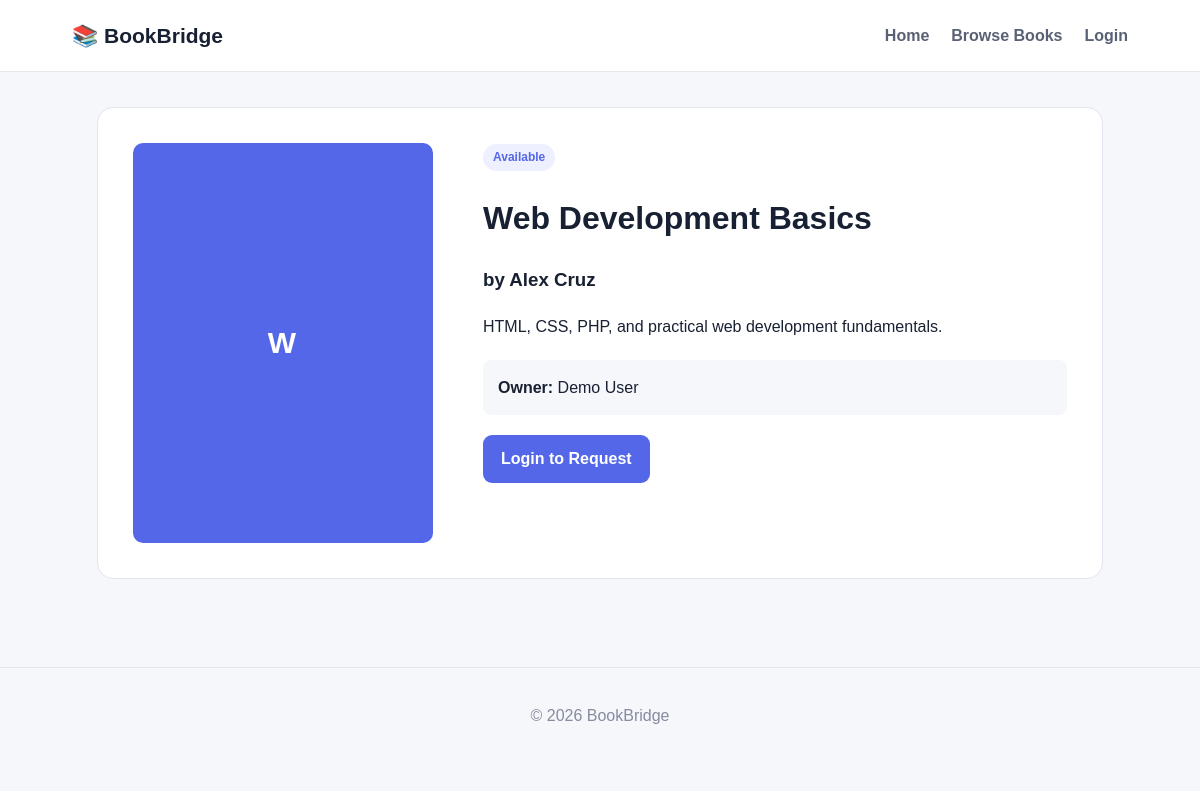
Screenshot of /book-details.php?id=3 with the database file from the repository.
### tables this page shows
CREATE TABLE books (
 id INT AUTO_INCREMENT PRIMARY KEY,
 owner_id INT NOT NULL,
 title VARCHAR(200) NOT NULL,
 author VARCHAR(150) NOT NULL,
 description TEXT,
 status ENUM('Available','Borrowed') DEFAULT 'Available',
 moderation_status ENUM('Pending','Approved','Rejected') NOT NULL DEFAULT 'Pending',
 created_at TIMESTAMP DEFAULT CURRENT_TIMESTAMP,
 FOREIGN KEY(owner_id) REFERENCES users(id) ON DELETE CASCADE
);

CREATE TABLE users (
 id INT AUTO_INCREMENT PRIMARY KEY,
 name VARCHAR(100) NOT NULL,
 email VARCHAR(150) NOT NULL UNIQUE,
 password VARCHAR(255) NOT NULL,
 role ENUM('user','admin') NOT NULL DEFAULT 'user',
 created_at TIMESTAMP DEFAULT CURRENT_TIMESTAMP
);

### book-details.php (the view, shortened to what this page needs)
<?php
session_start(); require_once "config.php";
$id=(int)($_GET['id']??0);
$stmt=$conn->prepare("SELECT b.*,u.name owner_name,u.email owner_email FROM books b JOIN users u ON b.owner_id=u.id WHERE b.id=?");
$stmt->bind_param("i",$id);$stmt->execute();$book=$stmt->get_result()->fetch_assoc();
?>
<!DOCTYPE html><html><head><meta charset="UTF-8"><meta name="viewport" content="width=device-width,initial-scale=1"><title>Book Details</title><link rel="stylesheet" href="css/style.css"></head>
<body><header class="navbar"><a class="brand" href="index.php">📚 BookBridge</a><nav><a href="index.php">Home</a><a href="books.php">Browse Books</a><?php if(isset($_SESSION['user_id'])):?><a href="post-book.php">Post a Book</a><a href="requests.php">Requests</a><a href="profile.php">Profile</a><a class="btn small" href="logout.php">Logout</a><?php else:?><a href="login.php">Login</a><?php endif;?></nav></header>
<main class="container page"><div class="detail"><div class="detail-cover"><?=htmlspecialchars(strtoupper(substr($book['title'],0,1)))?></div><div><span class="badge"><?=htmlspecialchars($book['status'])?></span><?php if($book['moderation_status']!=='Approved'):?><p class="alert">Listing review status: <?=htmlspecialchars($book['moderation_status'])?></p><?php endif;?><h1><?=htmlspecialchars($book['title'])?></h1><h3>by <?=htmlspecialchars($book['author'])?></h3><p><?=nl2br(htmlspecialchars($book['description']))?></p><div class="owner"><strong>Owner:</strong> <?=htmlspecialchars($book['owner_name'])?></div><?php if($msg):?><div class="alert"><?=htmlspecialchars($msg)?></div><?php endif;?><?php if(isset($_SESSION['user_id']) && $_SESSION['user_id']!=$book['owner_id'] && $book['status']==='Available' && $book['moderation_status']==='Approved'):?><form method="post" class="form"><label>Message to owner<textarea name="message" placeholder="Hi! I would like to borrow this book."></textarea></label><button class="btn">Request to Borrow</button></form><?php elseif(!isset($_SESSION['user_id'])):?><a class="btn" href="login.php">Login to Request</a><?php endif;?></div></div></main><footer>© <?=date("Y")?> BookBridge</footer></body></html>

### css/style.css (style rules this page uses)
* { box-sizing:border-box }
body { margin:0;font-family:Arial,Helvetica,sans-serif;background:#f6f7fb;color:#182033;line-height:1.6 }
a { color:inherit;text-decoration:none }
.navbar { height:72px;background:#fff;border-bottom:1px solid #e6e8ee;display:flex;align-items:center;justify-content:space-between;padding:0 6%;position:sticky;top:0;z-index:10 }
.brand { font-size:21px;font-weight:800 }
.navbar nav { display:flex;align-items:center;gap:22px }
.navbar nav a { font-weight:600;color:#596174 }
.btn { display:inline-block;border:0;border-radius:9px;background:#5367e8;color:#fff;padding:11px 18px;font-weight:700;cursor:pointer }
.book-cover,.detail-cover { background:#5367e8;color:#fff;min-height:240px;border-radius:10px;display:flex;align-items:center;justify-content:center;font-weight:900;font-size:30px;letter-spacing:2px }
.container { max-width:1150px;margin:auto;padding:35px 6% }
.page { min-height:70vh }
.badge { display:inline-block;background:#eef0ff;color:#5367e8;border-radius:20px;padding:4px 10px;font-size:12px;font-weight:700 }
.detail { display:grid;grid-template-columns:300px 1fr;gap:50px;background:#fff;padding:35px;border-radius:16px;border:1px solid #e2e5ed }
.detail-cover { height:400px }
.owner { margin:20px 0;padding:15px;background:#f6f7fb;border-radius:8px }
footer { text-align:center;padding:35px;color:#858c9d;border-top:1px solid #e5e7ee;margin-top:35px }

### rows the page displays
books: title "W", status "Available", title "Web Development Basics", author "Alex Cruz", description "HTML, CSS, PHP, and practical web development fundamentals.", owner.name "Demo User"
